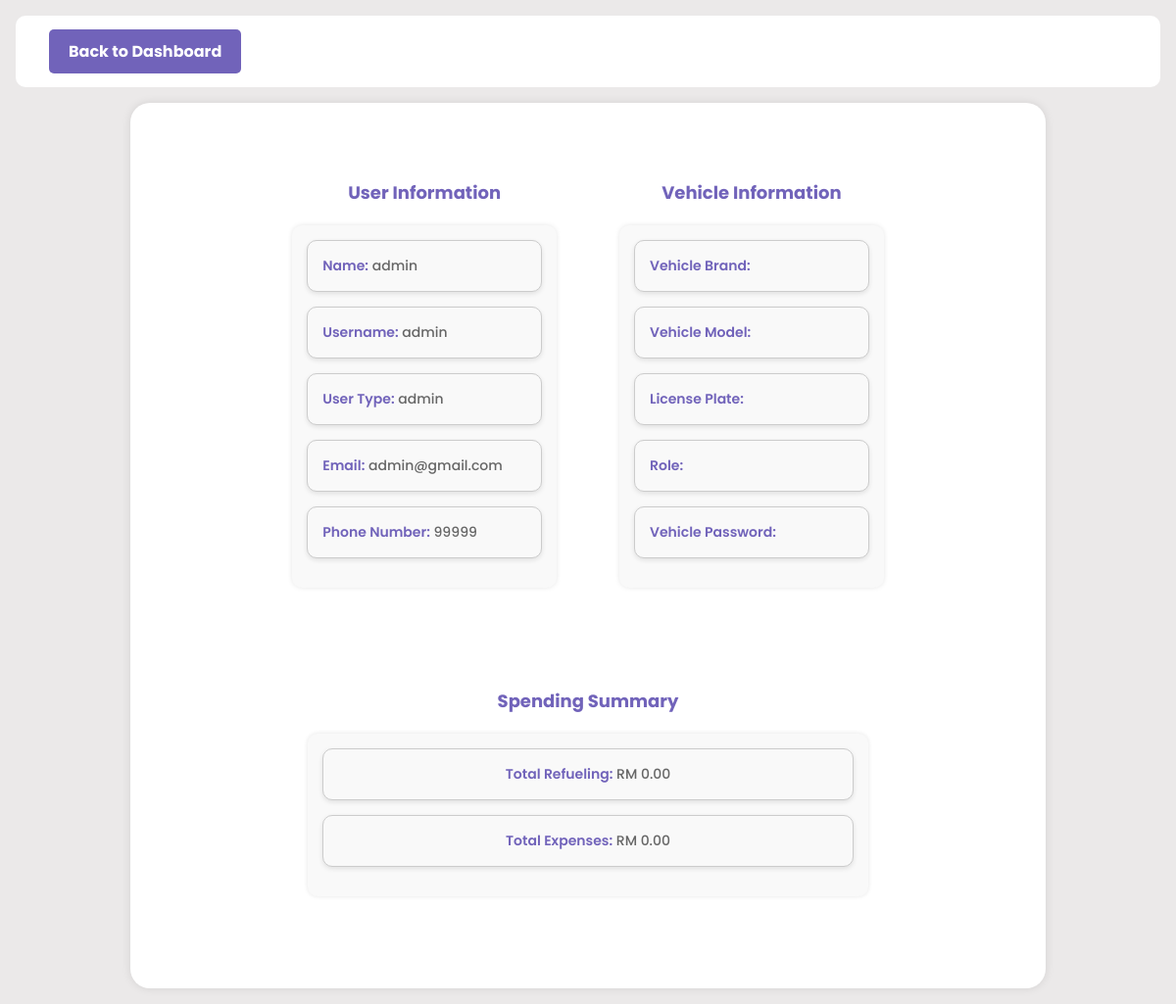
The page /userdatasummary.php (signed in) on the database its author committed.
### tables this page shows
CREATE TABLE `user` (
  `UserID` int(10) NOT NULL,
  `Name` varchar(100) NOT NULL,
  `Username` varchar(30) NOT NULL,
  `Password` varchar(300) NOT NULL,
  `Email` varchar(50) NOT NULL,
  `Phone` int(11) NOT NULL,
  `usertype` varchar(10) NOT NULL,
  `SecurityAnswer1` varchar(250) NOT NULL,
  `SecurityAnswer2` varchar(250) NOT NULL
);

### userdatasummary.php (the view, shortened to what this page needs)
<?php
include 'connect.php';
$UserID = $_SESSION['UserID'];
$query = "SELECT * FROM user WHERE UserID = '$UserID'";
$result = mysqli_query($conn, $query);
if ($result) {
    $userData = mysqli_fetch_assoc($result);
} else {
    echo "Error fetching user data: " . mysqli_error($conn);
}
$VehicleID = $_SESSION['VehicleID'];
$query2 = "SELECT * FROM vehicle WHERE VehicleID = '$VehicleID'";
$result2 = mysqli_query($conn, $query2);
if ($result2) {
    $vehicleData = mysqli_fetch_assoc($result2);
} else {
    echo "Error fetching Vehicle data: " . mysqli_error($conn);
}
$query3 = "SELECT AccessPassword,AccessRole FROM user_vehicle WHERE UserID = '$UserID' AND VehicleID = '$VehicleID'";
$result3 = mysqli_query($conn, $query3);
if ($result3) {
    $uservehicleData = mysqli_fetch_assoc($result3);
} else {
    echo "Error fetching user vehicle data: " . mysqli_error($conn);
}
$totalCostQuery = "SELECT SUM(Refulieng_Cost) AS totalCost FROM refueling WHERE VehicleID = ?";
$stmt = $conn->prepare($totalCostQuery);
$stmt->bind_param("i", $_SESSION['VehicleID']);
$stmt->execute();
$totalCostResult = $stmt->get_result();
$totalCostRow = $totalCostResult->fetch_assoc();
$totalCost = $totalCostRow['totalCost'] ? $totalCostRow['totalCost'] : 0;
$totalCostQuery2 = "SELECT SUM(Cost) AS totalCost FROM Expenses WHERE VehicleID = ?";
$stmt2 = $conn->prepare($totalCostQuery2);
$stmt2->bind_param("i", $_SESSION['VehicleID']);
$stmt2->execute();
$totalCostResult2 = $stmt2->get_result();
if ($totalCostResult2) {
    $totalCostRow2 = $totalCostResult2->fetch_assoc();
    $totalCost2 = isset($totalCostRow2['totalCost']) ? $totalCostRow2['totalCost'] : 0;
} else {
    echo "Error: " . $conn->error;
}
?>
<!DOCTYPE html>
<html lang="en">
<head>
    <link rel="stylesheet" href="CSSOnly/UserdataSummary2.css" />
    <link rel="stylesheet" href="https://cdnjs.cloudflare.com/ajax/libs/font-awesome/6.4.0/css/all.min.css">
</head>
<body>
    <div class="main--content">
        <div class="header--wrapper">
            <div class="header--title">
                <h2>
                    <?php
                    if ($_SESSION['usertype'] == 'admin') {
                        echo '<a href="adminvehiclelist.php" class="styled-button">Back to Dashboard</a>';
                    } else {
                        echo '<a href="Dashboard2.php" class="styled-button">Back to Dashboard</a>';
                    }
                    ?>
                </h2>
            </div>
        </div>
        <div class="form-container">
            <div class="card--container">
                <div class="card--wrapper">
                    <div class="user-info-wrapper">
                        <h1>User Information</h1>
                        <div class="profile-section">
                            <div class="info-box">
                                <p><strong>Name:</strong> <?php echo htmlspecialchars($userData['Name']); ?></p>
                            </div>
                            <div class="info-box">
                                <p><strong>Username:</strong> <?php echo htmlspecialchars($userData['Username']); ?></p>
                            </div>
                            <div class="info-box">
                                <p><strong>User Type:</strong> <?php echo htmlspecialchars($userData['usertype']); ?></p>
                            </div>
                            <div class="info-box">
                                <p><strong>Email:</strong> <?php echo htmlspecialchars($userData['Email']); ?></p>
                            </div>
                            <div class="info-box">
                                <p><strong>Phone Number:</strong> <?php echo htmlspecialchars($userData['Phone']); ?></p>
                            </div>
                        </div>
                    </div>
                    <div class="vehicle-info-wrapper">
                        <h1>Vehicle Information</h1>
                        <div class="profile-section">
                            <div class="info-box">
                                <p><strong>Vehicle Brand:</strong> <?php echo htmlspecialchars($vehicleData['Make']); ?></p>
                            </div>
                            <div class="info-box">
                                <p><strong>Vehicle Model:</strong> <?php echo htmlspecialchars($vehicleData['Model']); ?></p>
                            </div>
                            <div class="info-box">
                                <p><strong>License Plate:</strong> <?php echo htmlspecialchars($vehicleData['License_Plate']); ?></p>
                            </div>
                            <div class="info-box">
                                <p><strong>Role:</strong> <?php echo htmlspecialchars($uservehicleData['AccessRole']); ?></p>
                            </div>
                            <div class="info-box">
                                <p><strong>Vehicle Password:</strong> <?php echo htmlspecialchars($uservehicleData['AccessPassword']); ?></p>
                            </div>
                        </div>
                    </div>
                </div>
                <div class="spending-summary">
                    <h1>Spending Summary</h1>
                    <div class="profile-section">
                        <div class="info-box">
                            <p><strong>Total Refueling:</strong> RM <?php echo number_format($totalCost, 2); ?></p>
                        </div>
                        <div class="info-box">
                            <p><strong>Total Expenses:</strong> RM <?php echo number_format($totalCost2, 2); ?></p>
                        </div>
                    </div>
                </div>
            </div>
        </div>
    </div>
</body>
</html>

### CSSOnly/UserdataSummary2.css (style rules this page uses)
* { margin: 0; padding: 0; border: none; outline: none; box-sizing: border-box; font-family: "Poppins", sans-serif; }
body { display: flex; }
.main--content { position: relative; background: #ebe9e9; width: 100%; padding: 1rem; }
.header--wrapper { display: flex; justify-content: space-between; align-items: center; flex-wrap: wrap; background: #fff; border-radius: 10px; padding: 10px 2rem; margin-bottom: 1rem; }
.header--title { color: rgba(113, 99, 186, 255); }
.card--container { background: #fff; padding: 2rem; border-radius: 10px; width: 80%; margin: 0 auto; display: flex; flex-direction: column; gap: 20px; }
.card--wrapper { display: flex; justify-content: space-between; gap: 2rem; }
.form-container { background: #fff; padding: 30px; border-radius: 20px; width: 80%; margin: 0 auto; box-shadow: 0 0 10px rgba(0, 0, 0, 0.1); }
.form-container h1 { text-align: center; margin-bottom: 20px; font-size: 18px; font-weight: bold; color: rgba(113, 99, 186, 255); }
.styled-button { background-color: rgba(113, 99, 186, 200); border: none; color: white; padding: 10px 20px; text-align: center; text-decoration: none; display: inline-block; font-size: 16px; margin: 4px 2px; cursor: pointer; border-radius: 5px; transition: background-color 0.3s; }
.form-container p { margin-bottom: 15px; font-size: 14px; color: #666; }
.form-container p strong { font-weight: bold; color: rgba(113, 99, 186, 255); }
.profile-section { background: #f9f9f9; padding: 15px; border-radius: 10px; box-shadow: 0 0 5px rgba(0, 0, 0, 0.1); }
.info-box { background: #f9f9f9; border: 1px solid #ccc; border-radius: 10px; padding: 15px; margin-bottom: 15px; box-shadow: 0 2px 5px rgba(0, 0, 0, 0.1); }
.info-box p { margin: 0; font-size: 14px; color: #666; font-weight: 500; }
.info-box p strong { font-weight: 600; color: rgba(113, 99, 186, 255); }
.user-info-wrapper { flex: 1; padding: 1rem; }
.vehicle-info-wrapper { flex: 1; padding: 1rem; }
.spending-summary { background: white; border-radius: 10px; padding: 2rem; text-align: center; font-weight: bold; margin-top: 2.1rem; }

### rows shown on the page
user: Name "admin", Username "admin", usertype "admin", Email "admin@gmail.com", Phone "99999"

### other values the page prints
$totalCost "0.00"
$totalCost2 "0.00"
